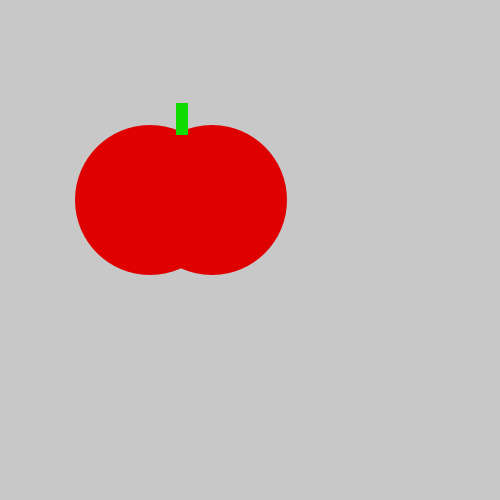
Frame 1 (no input)
Frame 60 (the mouse pressed at the canvas centre just before this capture): identical to frame 1, image omitted
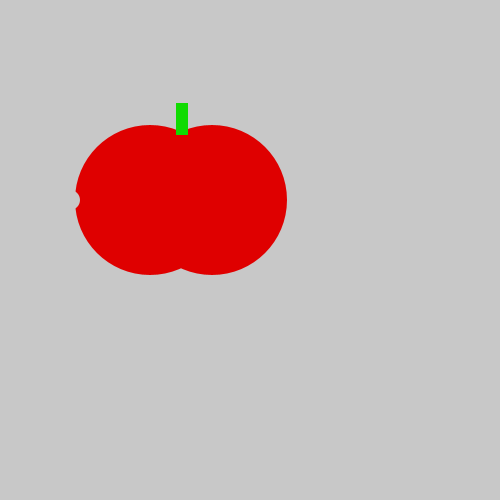
Frame 120 (the mouse held since frame 60 and released just before this capture)

The Processing sketch that drew these frames (run headless with seeded random() and noise(); from frame 60 on, the mouse is pressed at the canvas centre):

// Processing sketch: tastyTomato
// ── tastyTomato.pde
void setup(){
  size(500,500);
}
void draw() {
  background(200,200,200);
  noStroke();
 fill(223,0,0);
  ellipse(150,200,150,150);
  ellipse(212,200,150,150);
  fill(16,219,1);
  rect(176,103,12,32);
  if(mousePressed){
    fill(200,200,200);
    ellipse(70,200,20,20);
    
}
else{
  
}
}
